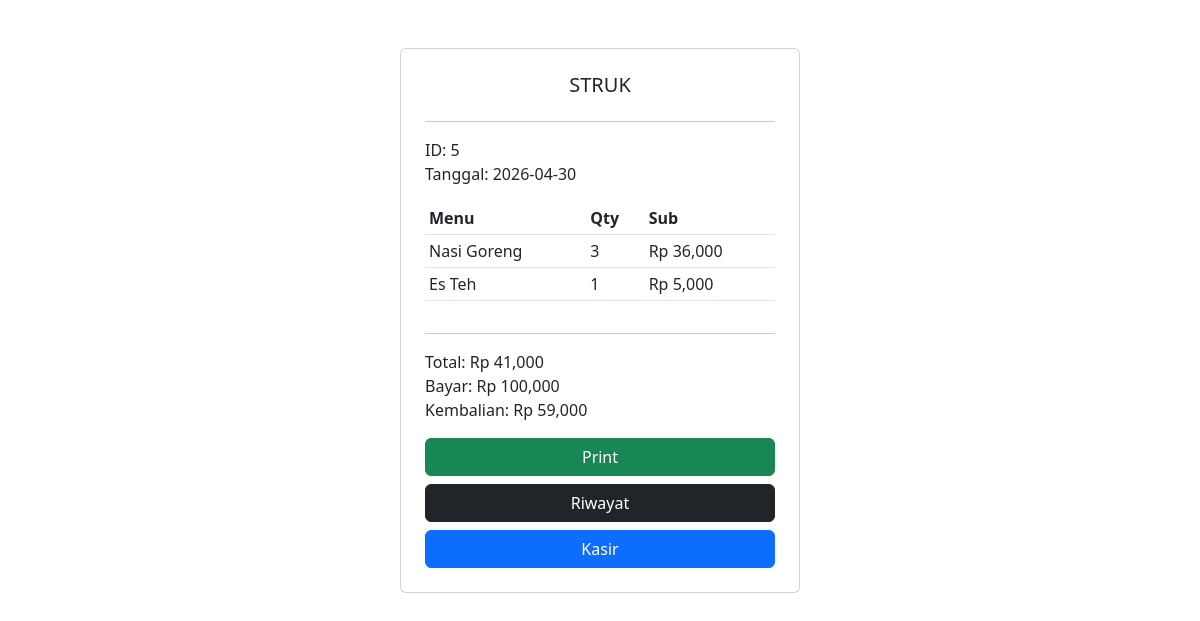
Screenshot of /ai/struk.php?id=5 (signed in) with the database file from the repository.
### tables this page shows
CREATE TABLE `pesanan` (
  `id_pesanan` int(11) NOT NULL,
  `id_user` int(11) DEFAULT NULL,
  `tgl_pesanan` date DEFAULT NULL,
  `total` int(11) DEFAULT NULL,
  `bayar` int(11) DEFAULT NULL
);

CREATE TABLE `transaksi` (
  `id_transaksi` int(11) NOT NULL,
  `id_pesanan` int(11) DEFAULT NULL,
  `id_menu` int(11) DEFAULT NULL,
  `qty` int(11) DEFAULT NULL
);

CREATE TABLE `menu` (
  `id_menu` int(11) NOT NULL,
  `id_kategori` int(11) DEFAULT NULL,
  `nama_menu` varchar(100) DEFAULT NULL,
  `harga` int(11) DEFAULT NULL,
  `foto` varchar(255) DEFAULT NULL
);

### ai/struk.php (the view, shortened to what this page needs)
<?php
include 'koneksi.php';
$id = $_GET['id'];
$pesanan = mysqli_fetch_array(mysqli_query($koneksi,"
SELECT * FROM pesanan WHERE id_pesanan='$id'
"));
$detail = mysqli_query($koneksi,"
SELECT transaksi.*, menu.nama_menu, menu.harga
FROM transaksi
JOIN menu ON transaksi.id_menu = menu.id_menu
WHERE transaksi.id_pesanan='$id'
");
$total = 0;
$data = [];
while($d=mysqli_fetch_array($detail)){
    $total += $d['harga']*$d['qty'];
    $data[]=$d;
}
$bayar = $pesanan['bayar'];
$kembali = $bayar - $total;
?>
<!DOCTYPE html>
<html>
<head>
<link href="https://cdn.jsdelivr.net/npm/bootstrap@5.3.0/dist/css/bootstrap.min.css" rel="stylesheet">
</head>
<body>
<div class="container mt-5">
<div class="card p-4 mx-auto" style="max-width:400px">
<h5 class="text-center">STRUK</h5>
<hr>
<p>ID: <?= $id ?><br>
Tanggal: <?= $pesanan['tgl_pesanan'] ?></p>
<table class="table table-sm">
<tr><th>Menu</th><th>Qty</th><th>Sub</th></tr>
<?php foreach($data as $d){ ?>
<tr>
<td><?= $d['nama_menu'] ?></td>
<td><?= $d['qty'] ?></td>
<td>Rp <?= number_format($d['harga']*$d['qty']) ?></td>
</tr>
<?php } ?>
</table>
<hr>
<p>
Total: Rp <?= number_format($total) ?><br>
Bayar: Rp <?= number_format($bayar) ?><br>
Kembalian: Rp <?= number_format($kembali) ?>
</p>
<button onclick="window.print()" class="btn btn-success w-100">Print</button>
<a href="riwayat.php" class="btn btn-dark w-100 mt-2">Riwayat</a>
<a href="homepage.php" class="btn btn-primary w-100 mt-2">Kasir</a>
</div>
</div>
</body>
</html>

### rows the page displays
pesanan: tgl_pesanan "2026-04-30", bayar "100,000", bayar "59,000"
transaksi: id_menu.nama_menu "Nasi Goreng", qty "3", $d['harga']*$d['qty'] "36,000"
transaksi: id_menu.nama_menu "Es Teh", qty "1", $d['harga']*$d['qty'] "5,000"

### other values shown
$id "5"
$total "41,000"
